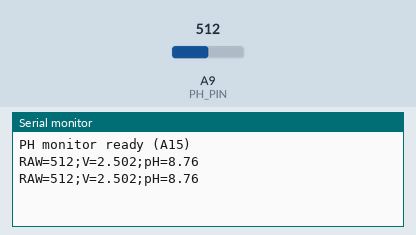
Simulated run of this sketch. Board: Arduino Mega 2560, built with avr-gcc and run on an emulated ATmega2560. On the bench: the last lines printed to the serial monitor. The test bench sets the inputs (shaded band); at power-on: A9 (PH_PIN) = 512.

Above: at 1.8 s.
1.9 s: A9 (PH_PIN) set to 716
At 2.5 s:
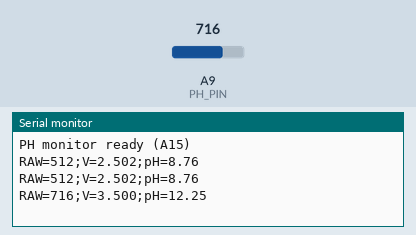
3.4 s: A9 (PH_PIN) set to 900
At 4.8 s:
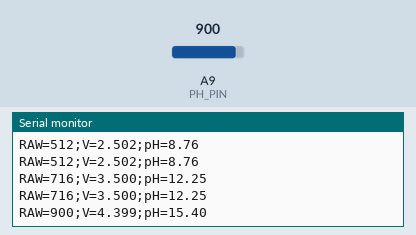
Timing chart, 0 to 6.4 s (numbered marks = the images above; inputs shaded):
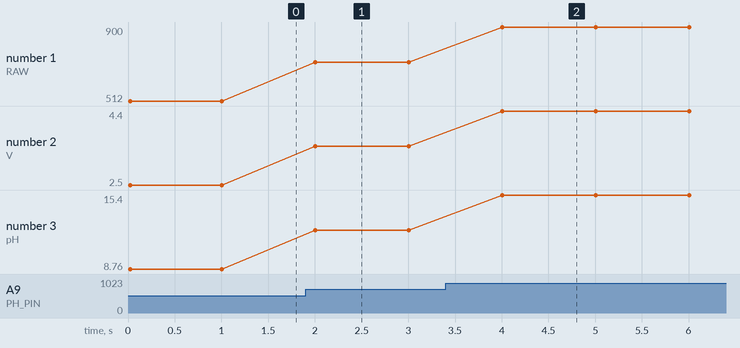

The sketch:

PhSerialMonitor.ino
```cpp
/*
  Simple pH analog monitor (A15 / T0 sur RAMPS)
  Calcule une estimation de pH à partir de la tension lue (formule linéaire à calibrer).
*/

static const uint32_t BAUDRATE = 9600;
static const uint8_t PH_PIN = A9; // AUX-2

void setup()
{
  Serial.begin(BAUDRATE);
  pinMode(PH_PIN, INPUT);
  Serial.println("PH monitor ready (A15)");
}

void loop()
{
  int sensorValue = analogRead(PH_PIN);
  float voltage = sensorValue * (5.0f / 1023.0f);
  float pH_value = 3.5f * voltage + 0.0f; // Ajuster coefficients via calibration

  Serial.print("RAW=");
  Serial.print(sensorValue);
  Serial.print(";V=");
  Serial.print(voltage, 3);
  Serial.print(";pH=");
  Serial.println(pH_value, 2);

  delay(1000);
}
```

Measured:
- after the input at 1.9 s, the serial monitor: prints a new line after 0.10 s (image 1)
- after the input at 3.4 s, the serial monitor: prints a new line after 0.61 s (image 2)
- plotted number 1: 512 → 716 after the input at 1.9 s, 716 → 900 after the input at 3.4 s
- plotted number 2: 2.5 → 3.5 after the input at 1.9 s, 3.5 → 4.4 after the input at 3.4 s
- plotted number 3: 8.76 → 12.25 after the input at 1.9 s, 12.25 → 15.4 after the input at 3.4 s
